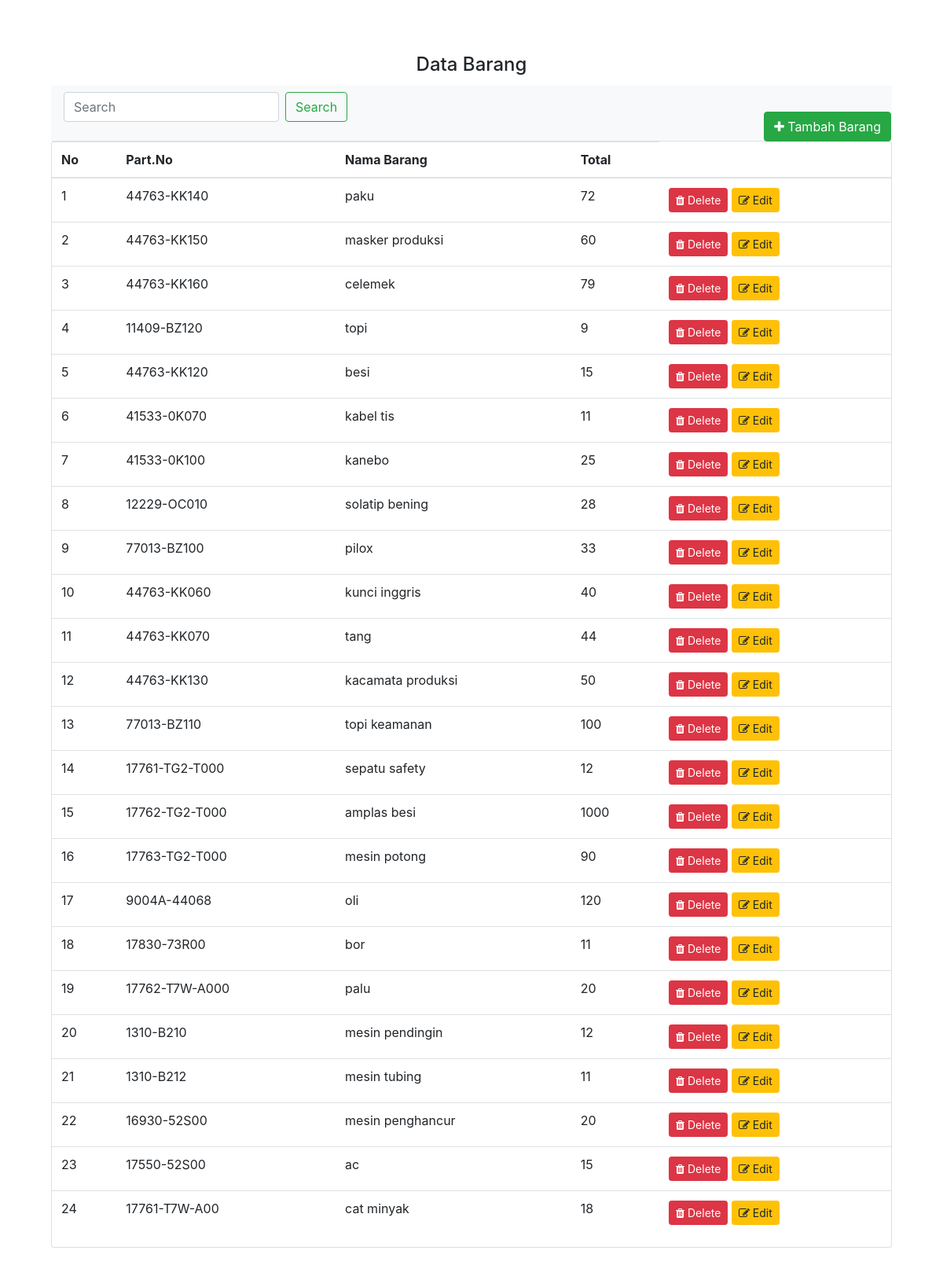
/index.php/barang, run on the app's committed database.
### tables this page shows
CREATE TABLE `barang` (
  `id_barang` int(12) NOT NULL,
  `part_no` varchar(15) NOT NULL,
  `nama_barang` varchar(18) NOT NULL,
  `total` varchar(20) NOT NULL
);

### application/controllers/Barang.php (called while the page is built, shortened)
<?php
class Barang extends CI_Controller {
    public function index(){
        $data['search'] = $this->input->get('search');
        $data['Barang']=$this->db->query("select * from barang where part_no like '%".$data['search']."%'")->result();
		$this->load->view('barang/v_data_barang',$data);
      }
}

### index.php (called while the page is built, shortened)
<?php
require_once BASEPATH.'core/CodeIgniter.php';

### application/views/barang/v_data_barang.php (the view, shortened to what this page needs)
  <header>
    <?php $this->load->view('sniphets/header')?>
    <body>
      <main>
        <div class="container my-5">
         <div class="card-body text-center">
           <h4 class="card-title">Data Barang</h4>
           <div><?php echo $this->session->flashdata('msg'); ?>
           <nav class="navbar navbar-light bg-light">
            <form method="GET" action="<?php echo base_url()?>index.php/barang/" class="form-inline">
              <input name="search" class="form-control mr-sm-2" type="search" placeholder="Search" aria-label="Search">
              <button class="btn btn-outline-success my-2 my-sm-0" type="submit">Search</button>
            </form>
          </nav>
          <div class="card">
             <button id="add__new__list" type="button" class="btn btn-success position-absolute" data-toggle="modal" data-target=".bd-example-modal-lg"><i class="fa fa-plus"></i> Tambah Barang</button>
            <table class="table table-hover">
              <thead>
                <tr>
                  <th scope="col">No</th>
                  <th scope="col">Part.No </th>
                  <th scope="col">Nama Barang</th>
                  <th scope="col">Total </th>
                </tr>
              </thead>
              <tbody>
                <tbody>
                  <?php if (empty($Barang)) { ?>
                    <tr>
                      <td colspan="8">Data Belum Ada</td>
                    </tr>
                    <?php
                  } else {
                    $no = 0;
                    foreach ($Barang as $rowBarang) {
                      $no++;
                      ?>
                      <tr>
                       <td><?php echo $no ?></td>
                       <td><?php echo $rowBarang->part_no ?></td>
                       <td><?php echo $rowBarang->nama_barang ?></td>
                       <td><?php echo $rowBarang->total ?></td>
                       <td>
                       <a class="btn btn-sm btn-danger" href="<?php echo base_url() ?>index.php/barang/hapus/<?php echo $rowBarang->id_barang ?>"><i class="fa fa-trash"></i> Delete</a>
                       <a class="btn btn-sm btn-warning" href="<?php echo base_url() ?>index.php/barang/edit/<?php echo $rowBarang->id_barang ?>"><i class="fa fa-edit"></i> Edit</a>
                       </td>
                    </tr>
                  <?php }} ?>
                </tbody>
              </table>
            </div>
</main>

### application/views/sniphets/header.php (shortened to what this page needs)
<!DOCTYPE html>
<html>
<head>
    <link rel="stylesheet" href="https://maxcdn.bootstrapcdn.com/bootstrap/4.0.0/css/bootstrap.min.css">
    <link href="https://unpkg.com/gijgo@1.9.13/css/gijgo.min.css" rel="stylesheet" type="text/css" />
    <link rel="stylesheet" href="https://cdnjs.cloudflare.com/ajax/libs/font-awesome/4.7.0/css/font-awesome.min.css">
</head>

### application/views/sniphets/header.php (style rules this page uses)
body { background-image:url(https://1.bp.blogspot.com/-0YCdtdhDACI/XBu1HlhqlvI/AAAAAAAAFc8/wyvO83_zCbokYkWcciN8cgHMqh1EPZBCACLcBGAs/s1600/PT.%2BSanoh%2BIndonesia.png); background-size: 100%; }
#add__new__list { top: -38px; right: 0px; }

### data on the page
barang: part_no "44763-KK140", nama_barang "paku", total "72"
barang: part_no "44763-KK150", nama_barang "masker produksi", total "60"
barang: part_no "44763-KK160", nama_barang "celemek", total "79"
barang: part_no "11409-BZ120", nama_barang "topi", total "9"
barang: part_no "44763-KK120", nama_barang "besi", total "15"
barang: part_no "41533-0K070", nama_barang "kabel tis", total "11"
barang: part_no "41533-0K100", nama_barang "kanebo", total "25"
barang: part_no "12229-OC010", nama_barang "solatip bening", total "28"
barang: part_no "77013-BZ100", nama_barang "pilox", total "33"
barang: part_no "44763-KK060", nama_barang "kunci inggris", total "40"
barang: part_no "44763-KK070", nama_barang "tang", total "44"
barang: part_no "44763-KK130", nama_barang "kacamata produksi", total "50"
barang: part_no "77013-BZ110", nama_barang "topi keamanan", total "100"
barang: part_no "17761-TG2-T000", nama_barang "sepatu safety", total "12"
barang: part_no "17762-TG2-T000", nama_barang "amplas besi", total "1000"
barang: part_no "17763-TG2-T000", nama_barang "mesin potong", total "90"
barang: part_no "9004A-44068", nama_barang "oli", total "120"
barang: part_no "17830-73R00", nama_barang "bor", total "11"
barang: part_no "17762-T7W-A000", nama_barang "palu", total "20"
barang: part_no "1310-B210", nama_barang "mesin pendingin", total "12"
barang: part_no "1310-B212", nama_barang "mesin tubing", total "11"
barang: part_no "16930-52S00", nama_barang "mesin penghancur", total "20"
barang: part_no "17550-52S00", nama_barang "ac", total "15"
barang: part_no "17761-T7W-A00", nama_barang "cat minyak", total "18"
